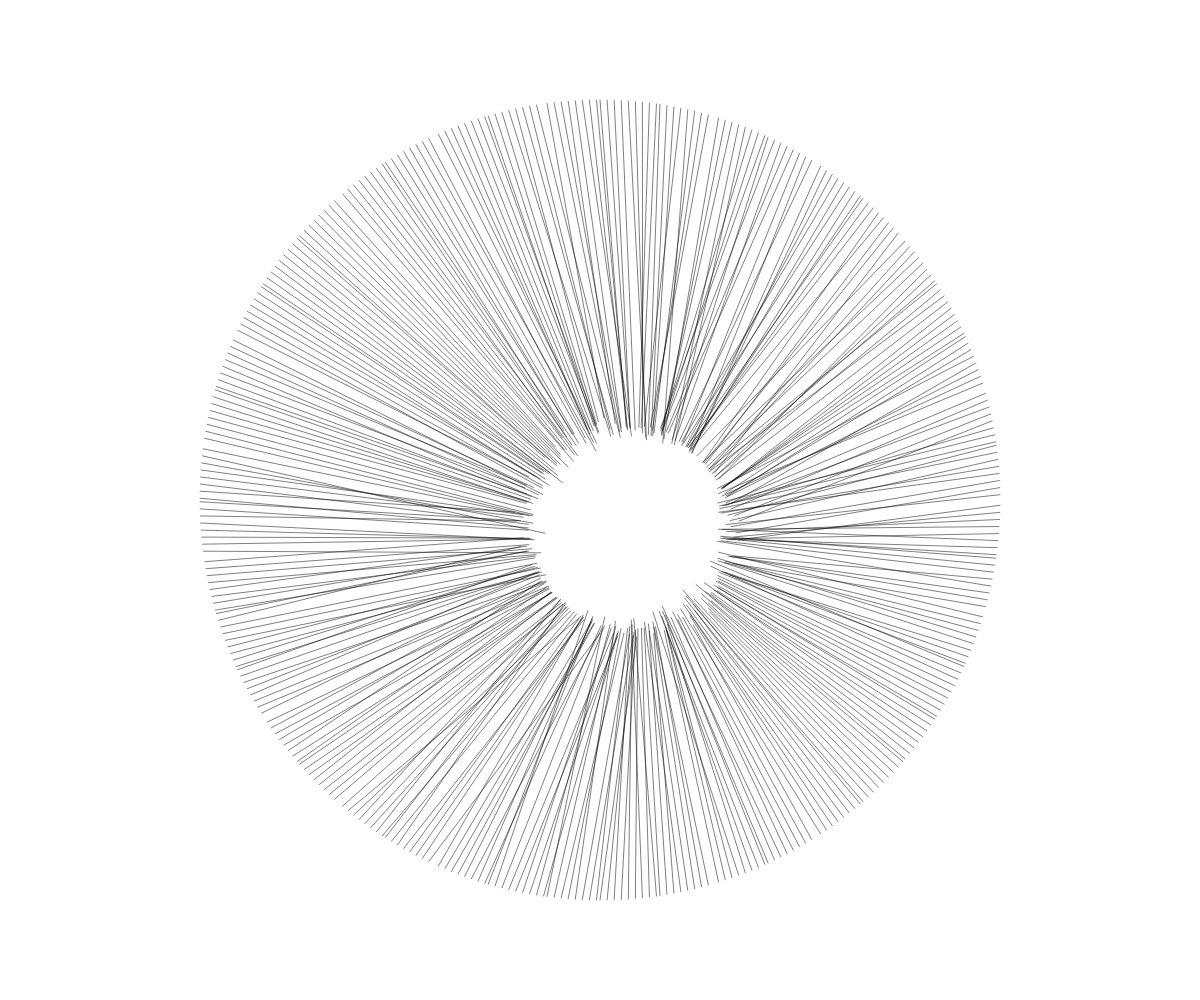
Frame 1 (no input)
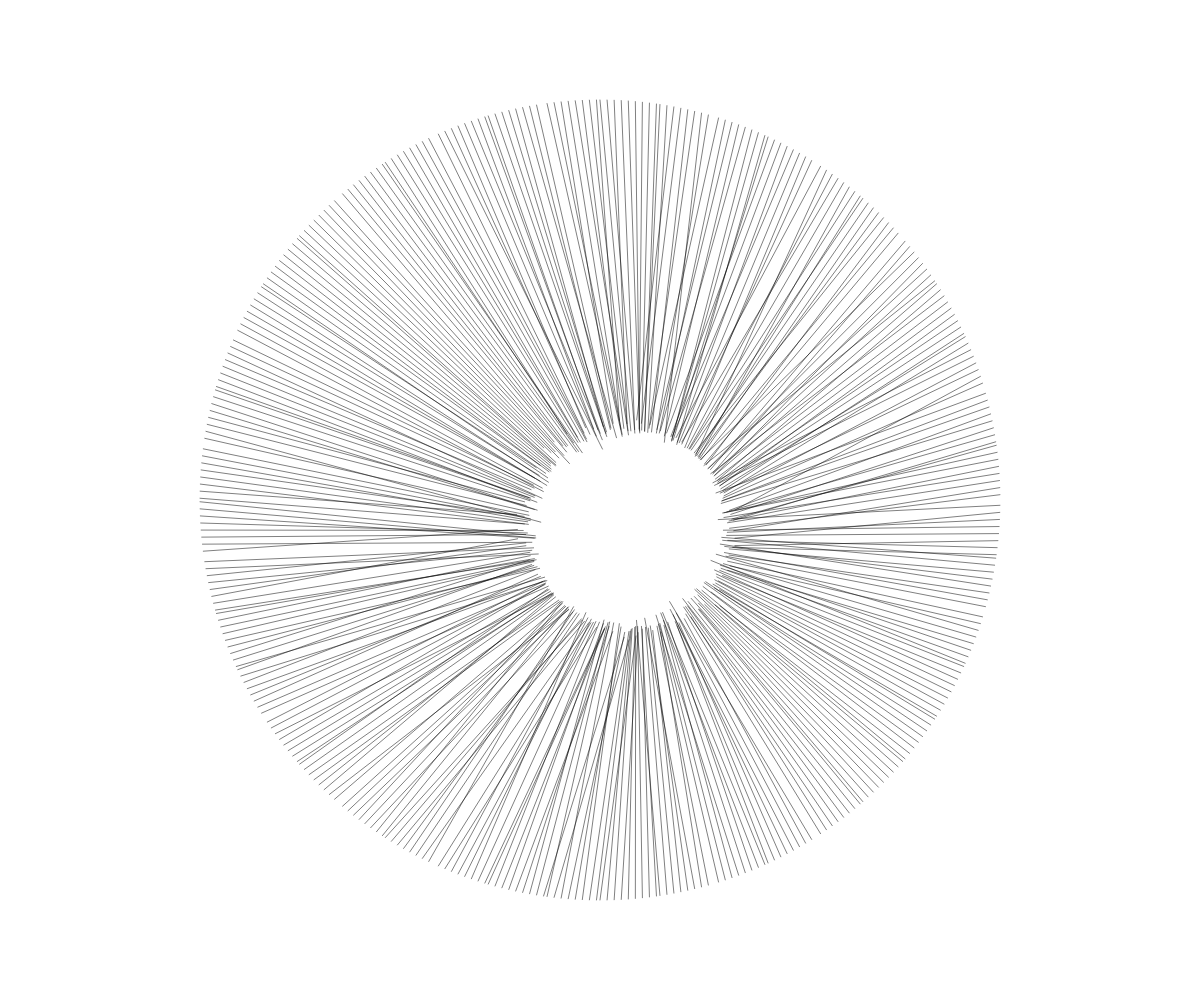
Frame 2 (the mouse pressed at the canvas centre, redrawn once)

The p5.js sketch that drew these frames (run headless with seeded random() and noise() and a simulated clock; the mouse was pressed at the canvas centre and the sketch redrawn once):

// p5.js sketch
// ── sketch.js
let internal = 100;
let external = 400
let up = false;
let xoff = 0.0;
let yoff = 0.0;
let zoff = 0.0;

function setup() {
	createCanvas(windowWidth, windowHeight);
}

function draw() {
	background(255);
	strokeWeight(0.5);
	translate(width / 2, height / 2);
	for (let angle = 0; angle < 360; angle += 1) {
		let n = map(noise(xoff, yoff, zoff), 0, 1, 10, 50);
		let ax = external * sin(angle);
		let ay = external * cos(angle);
		let bx = n+internal * sin(angle);
		let by = n+internal * cos(angle);
		line(ax, ay, bx, by);
		xoff += 0.1;
		yoff += 0.1;
	}
	if (up) {
		// r++;
	} else {
		// r--;
	}
	zoff += .1;
	// if (r === 100) up = true;
	// if (r === 1000) up = false;
	noLoop();
}
